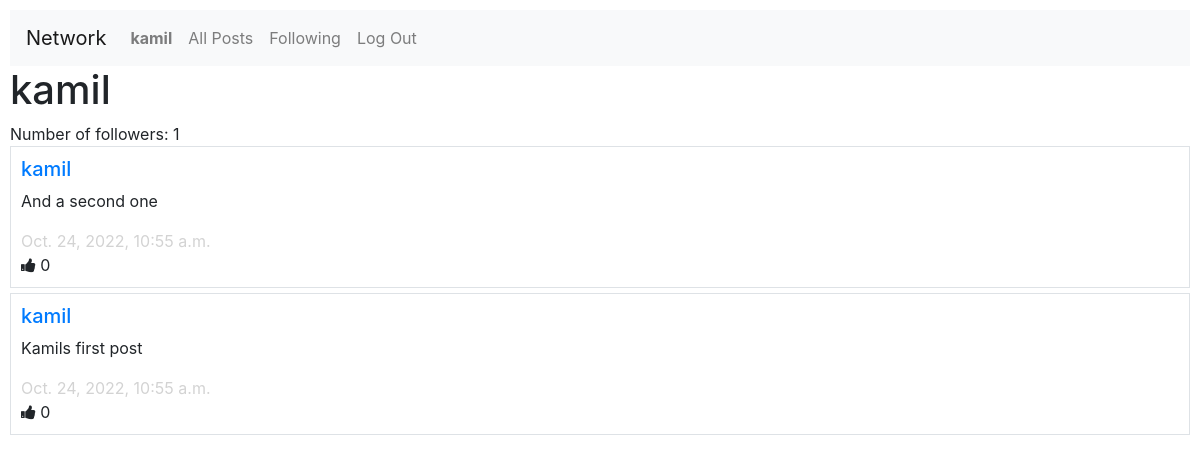
/profile/kamil (signed in), run on the app's committed database.
### network/models.py (models this page shows, shortened)
class User(AbstractUser):
    pass
    number_followers = models.IntegerField(default = 0)
    def __str__(self):
        return self.username

class Post(models.Model):
    author = models.ForeignKey(User, on_delete=models.CASCADE)
    body = models.CharField(max_length = 1024)
    time_stamp = models.DateTimeField(auto_now_add = True)
    likes = models.PositiveIntegerField(default = 0)

### network/views.py (the view)
# urls.py: path("profile/<str:user>", views.profile, name="profile"),
def profile(request,user):
    flag = True
    author = User.objects.get(username = user)
    followings = request.user.followings.all()
    for following in followings:
        if following.followed == author:
            flag = False
    followers = author.followers.count()
    author.number_followers = followers
    author.save()
    posts = Post.objects.filter(author = author).order_by('-time_stamp')
    return render(request, "network/profile.html", {
        'posts':posts,
        'author': author,
        'flag': flag
    })

### network/templates/network/profile.html (shortened to what this page needs)
{% extends "network/layout.html" %}
{% block body %}
    <h1>{{author.username}}</h1>
    <span>Number of followers: {{ author.number_followers }}</span>
    {% for post in posts %}
    <div class="border post">
        <h5><a href = "{% url 'profile' post.author %}">{{post.author}}</a></h5>
        <p>{{post.body}}</p>
        <span id="timestamp">{{post.time_stamp}}</span><br>
        <span id="likes"><i class="fa fa-thumbs-up"></i> {{post.likes}}</span>
    </div>
    {%endfor%}
{% endblock %}

### network/templates/network/layout.html (shortened to what this page needs)
{% load static %}
<!DOCTYPE html>
<html lang="en">
    <head>
        <link rel="stylesheet" href="https://stackpath.bootstrapcdn.com/bootstrap/4.4.1/css/bootstrap.min.css">
        <link href="{% static 'network/styles.css' %}" rel="stylesheet">
        <link rel="stylesheet" href="https://cdnjs.cloudflare.com/ajax/libs/font-awesome/4.7.0/css/font-awesome.min.css">
    </head>
    <body>
        <nav class="navbar navbar-expand-lg navbar-light bg-light">
            <a class="navbar-brand" href="#">Network</a>
            <div>
              <ul class="navbar-nav mr-auto">
                {% if user.is_authenticated %}
                    <li class="nav-item">
                        <a class="nav-link" href="{% url 'profile' user %}"><strong>{{ user.username }}</strong></a>
                    </li>
                {% endif %}
                <li class="nav-item">
                  <a class="nav-link" href="{% url 'index' %}">All Posts</a>
                </li>
                {% if user.is_authenticated %}
                    <li class="nav-item">
                        <a class="nav-link" href="{% url 'following' %}">Following</a>
                    </li>
                    <li class="nav-item">
                        <a class="nav-link" href="{% url 'logout' %}">Log Out</a>
                    </li>
                {% endif %}
              </ul>
            </div>
          </nav>
        <div class="body">
            {% block body %}
            {% endblock %}
        </div>
    </body>
</html>

### network/static/network/styles.css (style rules this page uses)
body { padding: 10px; }
.post { padding: 10px; margin-bottom: 5px; }
#timestamp { color: lightgrey; }

### data on the page
User: username "kamil", number_followers "1"
Post: author "kamil", body "And a second one", time_stamp "Oct. 24, 2022, 10:55 a.m.", likes "0"
Post: author "kamil", body "Kamils first post", time_stamp "Oct. 24, 2022, 10:55 a.m.", likes "0"
